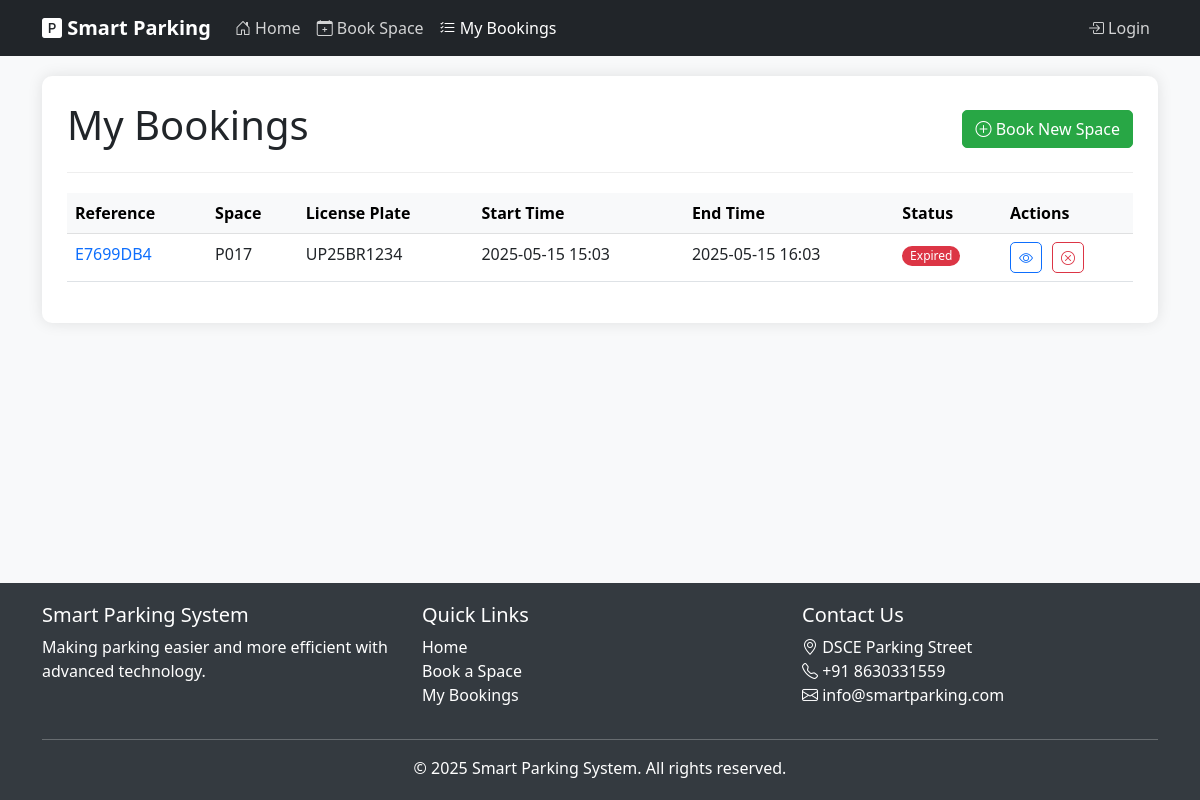
Before: /bookings with the older database file.
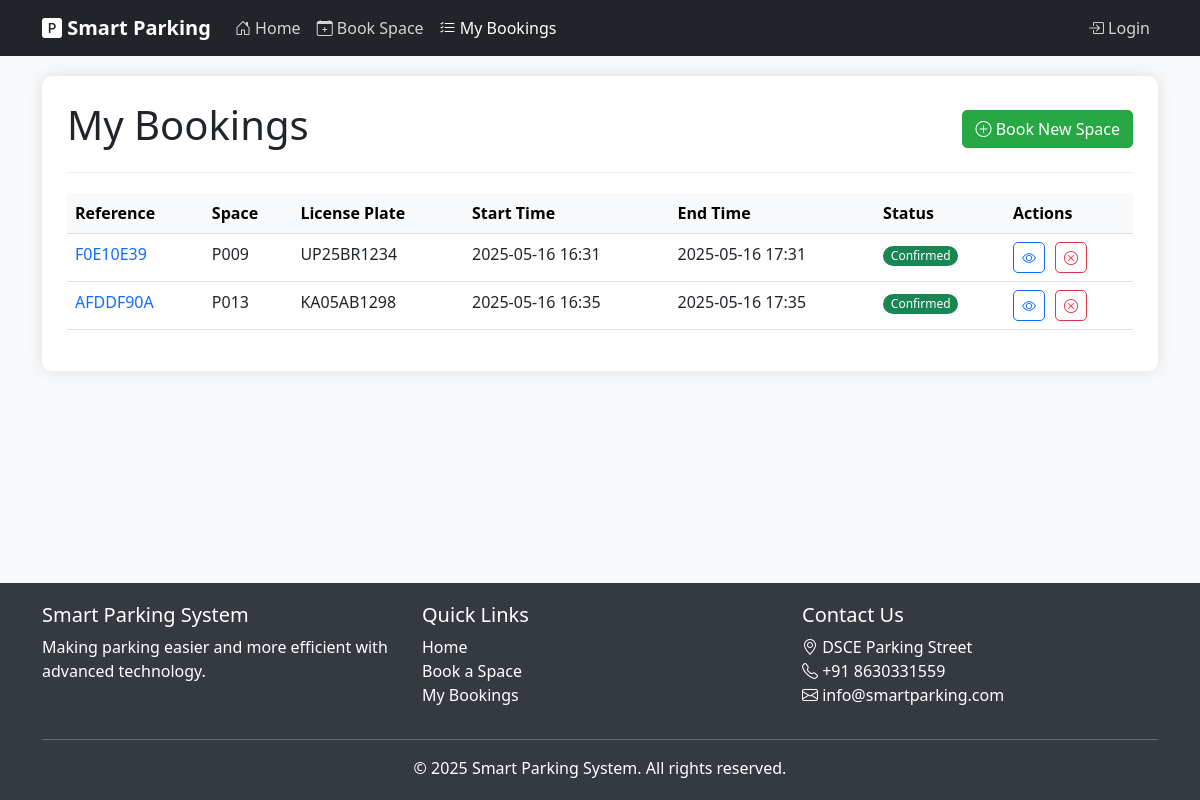
After: the same page with the newer database file.
### models.py (models this page shows, shortened)
class Booking(db.Model):
    id = db.Column(db.Integer, primary_key=True)
    booking_reference = db.Column(db.String(10), unique=True, nullable=False)
    user_id = db.Column(db.Integer, db.ForeignKey('user.id'), nullable=True)  # Can be null for guest bookings
    user_name = db.Column(db.String(100), nullable=False)
    user_email = db.Column(db.String(100), nullable=False)
    vehicle_id = db.Column(db.Integer, db.ForeignKey('vehicle.id'), nullable=True)
    license_plate = db.Column(db.String(20), nullable=False)
    start_time = db.Column(db.DateTime, nullable=False, default=datetime.utcnow)
    end_time = db.Column(db.DateTime, nullable=False)
    is_active = db.Column(db.Boolean, default=True)
    created_at = db.Column(db.DateTime, nullable=False, default=datetime.utcnow)
    parking_space_id = db.Column(db.Integer, db.ForeignKey('parking_space.id'), nullable=False)
    total_price = db.Column(db.Float, nullable=False)
    payment_status = db.Column(db.String(20), default='Pending')  # 'Pending', 'Paid', 'Refunded'
    check_in_time = db.Column(db.DateTime, nullable=True)
    check_out_time = db.Column(db.DateTime, nullable=True)
    selection_method = db.Column(db.String(20), default='Manual')  # 'Auto' or 'Manual'

class ParkingSpace(db.Model):
    id = db.Column(db.Integer, primary_key=True)
    position_x = db.Column(db.Integer, nullable=False)
    position_y = db.Column(db.Integer, nullable=False)
    space_id = db.Column(db.String(10), unique=True, nullable=False)
    zone = db.Column(db.String(20), default='General')  # e.g., 'VIP', 'Disabled', 'General'
    hourly_rate = db.Column(db.Float, default=150.00)  # Default hourly rate in INR (equivalent to ~$2.00)
    is_active = db.Column(db.Boolean, default=True)
    bookings = db.relationship('Booking', backref='parking_space', lazy=True)

### app.py (the view)
@app.route('/bookings')
def view_bookings():
    current_time = datetime.now()
    if 'user_id' in session:
        active_bookings = Booking.query.filter_by(
            user_id=session['user_id'],
            is_active=True
        ).all()
        expired_time = current_time - timedelta(hours=24)
        expired_bookings = Booking.query.filter(
            Booking.user_id == session['user_id'],
            Booking.is_active == True,
            Booking.end_time < current_time,
            Booking.end_time > expired_time
        ).all()
        bookings = active_bookings + expired_bookings
    else:
        bookings = Booking.query.filter_by(is_active=True).all()
    return render_template('bookings.html', bookings=bookings)

### app.py (called while the page is built)
@app.context_processor
def inject_view_functions():
    return dict(view_functions=app.view_functions)

### templates/bookings.html (shortened to what this page needs)
{% extends "layout.html" %}
{% block content %}
<div class="bookings-container">
    <div class="booking-header d-flex justify-content-between align-items-center">
        <h1>My Bookings</h1>
        <a href="{{ url_for('book_space') }}" class="btn btn-success">
            <i class="bi bi-plus-circle"></i> Book New Space
        </a>
    </div>
    {% if bookings %}
        <div class="d-none d-md-block">
            <div class="table-responsive">
                <table class="table table-hover">
                    <thead class="table-light">
                        <tr>
                            <th>Reference</th>
                            <th>Space</th>
                            <th>License Plate</th>
                            <th>Start Time</th>
                            <th>End Time</th>
                            <th>Status</th>
                            <th>Actions</th>
                        </tr>
                    </thead>
                    <tbody>
                        {% for booking in bookings %}
                            <tr>
                                <td>
                                    <a href="{{ url_for('booking_details', reference=booking.booking_reference) }}" class="text-decoration-none">
                                        {{ booking.booking_reference }}
                                    </a>
                                </td>
                                <td>{{ booking.parking_space.space_id }}</td>
                                <td>{{ booking.license_plate }}</td>
                                <td>{{ booking.start_time.strftime('%Y-%m-%d %H:%M') }}</td>
                                <td>{{ booking.end_time.strftime('%Y-%m-%d %H:%M') }}</td>
                                <td>
                                    {% if booking.payment_status == 'Paid' and booking.is_active %}
                                        {% if booking.end_time < now() %}
                                            <span class="badge bg-danger">Expired</span>
                                        {% else %}
                                            <span class="badge bg-success">Confirmed</span>
                                        {% endif %}
                                    {% elif booking.payment_status == 'Pending' %}
                                        <span class="badge bg-warning">Payment Required</span>
                                    {% else %}
                                        <span class="badge bg-secondary">Inactive</span>
                                    {% endif %}
                                </td>
                                <td>
                                    <div class="booking-actions">
                                        <a href="{{ url_for('booking_details', reference=booking.booking_reference) }}" class="btn btn-sm btn-outline-primary">
                                            <i class="bi bi-eye"></i>
                                        </a>
                                        <form method="POST" action="{{ url_for('cancel_booking', booking_id=booking.id) }}" onsubmit="return confirm('Are you sure you want to cancel this booking?');" class="d-inline">
                                            <button type="submit" class="btn btn-sm btn-outline-danger">
                                                <i class="bi bi-x-circle"></i>
                                            </button>
                                        </form>
                                    </div>
                                </td>
                            </tr>
                        {% endfor %}
                    </tbody>
                </table>
            </div>
        </div>
    {% endif %}
</div>
{% endblock %}

Changed rows visible on the page:
no longer on this page (row edited): Booking: booking_reference "E7699DB4", parking_space.space_id "P017", license_plate "UP25BR1234", start_time "2025-05-15 15:03", end_time "2025-05-15 16:03", payment_status "Expired"
added Booking: booking_reference "F0E10E39", parking_space.space_id "P009", license_plate "UP25BR1234", start_time "2025-05-16 16:31", end_time "2025-05-16 17:31", payment_status "Confirmed"
added Booking: booking_reference "AFDDF90A", parking_space.space_id "P013", license_plate "KA05AB1298", start_time "2025-05-16 16:35", end_time "2025-05-16 17:35", payment_status "Confirmed"
